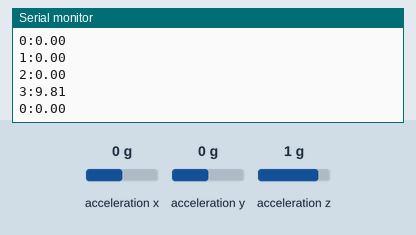
Recording of a sketch running on a simulated Arduino Uno, built with avr-gcc and run on an emulated ATmega328P. On the bench: the last lines printed to the serial monitor. The test bench sets the inputs (shaded band); at power-on: acceleration y 0 g, acceleration x 0 g, acceleration z 1 g.

Above: at 1.2 s.
1.3 s: acceleration y set to -0.8 g
At 1.9 s:
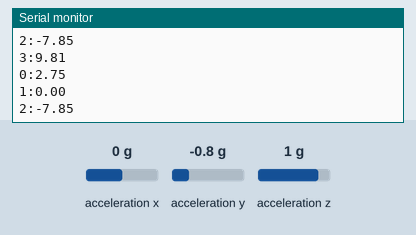
4.3 s: acceleration x set to -1.4 g
At 5.0 s:
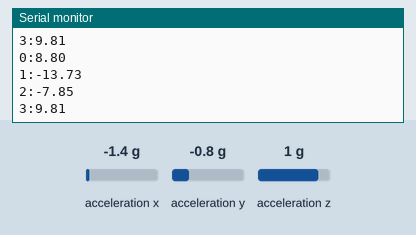
5.8 s: acceleration z set to -1.4 g
At 6.3 s:
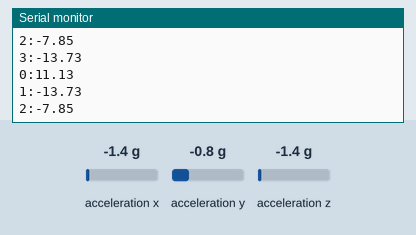
Timing chart, 0 to 8.8 s (numbered marks = the images above; inputs shaded):
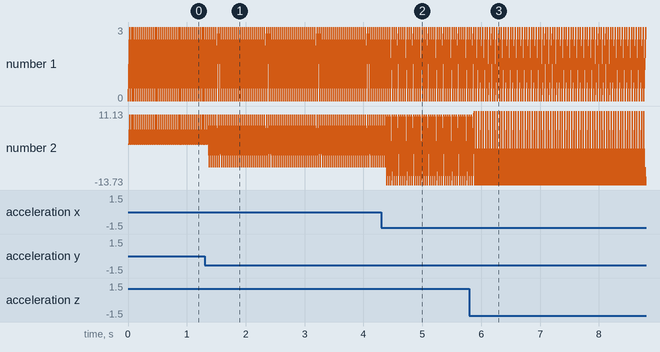

The sketch:

accel_arduino_Smoothed.ino
```cpp
#include <Wire.h>
#include <Adafruit_Sensor.h>
#include <Adafruit_ADXL345_U.h>
#include <Smoothed.h>

/* Assign a unique ID to this sensor at the same time */
Adafruit_ADXL345_Unified accel = Adafruit_ADXL345_Unified(12345);
Smoothed <float> accelX;

void setup() {
  Serial.begin(9600);
  /* Initialise the sensor */
  if(!accel.begin()){

   // Serial.println("Ooops, no ADXL345 detected ... Check your wiring!");
    while(1);
  }

  /* Set the range to whatever is appropriate for your project */
  //accel.setRange(ADXL345_RANGE_16_G);
  //accel.setRange(ADXL345_RANGE_8_G);
  //accel.setRange(ADXL345_RANGE_4_G);
  accel.setRange(ADXL345_RANGE_2_G);
  accelX.begin(SMOOTHED_AVERAGE, 10);


}


void loop() {
  sensors_event_t event;
  accel.getEvent(&event);

  float ax = event.acceleration.x;
  float ay = event.acceleration.y;
  float az = event.acceleration.z;

  // total acceleration magnitude
  float magnitude = sqrt(ax*ax + ay*ay + az*az);

  // remove gravity
  float movement = abs(magnitude - 9.81);

  Serial.print("0:");
  Serial.println(movement);
  Serial.print("1:");
  Serial.println(ax);
  Serial.print("2:");
  Serial.println(ay);
  Serial.print("3:");
  Serial.println(az);

  delay(5);
}
```

Measured:
- after the input at 1.3 s, the serial monitor: prints a new line after 0.07 s (image 1)
- after the input at 4.3 s, the serial monitor: prints a new line after 0.09 s (image 2)
- after the input at 5.8 s, the serial monitor: prints a new line after 0.08 s (image 3)
- plotted number 2: 0 → -7.85 after the input at 1.3 s
